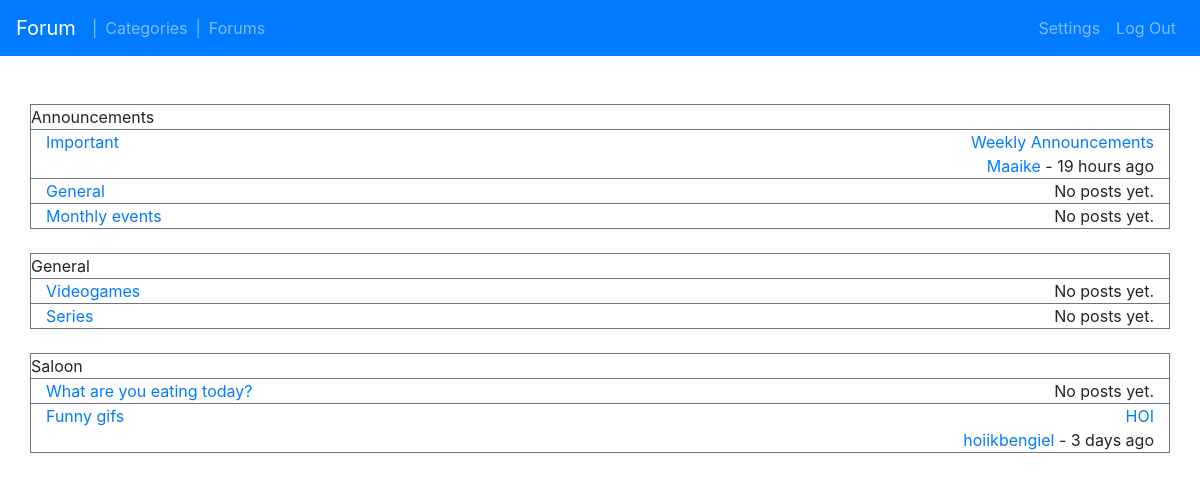
/ (signed in), run on the app's committed database.
### tables this page shows
CREATE TABLE `categories` (
  `id` int(11) NOT NULL,
  `name` varchar(64) NOT NULL,
  `priority` int(11) NOT NULL,
  `created_at` timestamp NOT NULL DEFAULT CURRENT_TIMESTAMP,
  `updated_at` timestamp NOT NULL DEFAULT CURRENT_TIMESTAMP ON UPDATE CURRENT_TIMESTAMP
);

CREATE TABLE `forums` (
  `id` int(11) NOT NULL,
  `name` varchar(64) NOT NULL,
  `category_id` int(11) NOT NULL,
  `is_subforum` tinyint(1) NOT NULL DEFAULT '0',
  `priority` int(11) NOT NULL DEFAULT '0',
  `created_at` timestamp NOT NULL DEFAULT CURRENT_TIMESTAMP,
  `updated_at` timestamp NOT NULL DEFAULT CURRENT_TIMESTAMP ON UPDATE CURRENT_TIMESTAMP
);

CREATE TABLE `topics` (
  `id` int(11) NOT NULL,
  `title` varchar(64) NOT NULL,
  `forum_id` int(11) NOT NULL,
  `user_id` int(11) NOT NULL,
  `pinned` tinyint(1) NOT NULL DEFAULT '0',
  `created_at` timestamp NOT NULL DEFAULT CURRENT_TIMESTAMP,
  `updated_at` timestamp NOT NULL DEFAULT CURRENT_TIMESTAMP ON UPDATE CURRENT_TIMESTAMP
);

CREATE TABLE `users` (
  `id` int(11) NOT NULL,
  `username` varchar(64) NOT NULL,
  `email` varchar(254) NOT NULL,
  `password` varchar(256) NOT NULL,
  `birth_date` date NOT NULL,
  `bio` varchar(500) NOT NULL,
  `is_admin` tinyint(1) NOT NULL DEFAULT '0',
  `is_active` tinyint(1) NOT NULL DEFAULT '0',
  `created_at` timestamp NOT NULL DEFAULT CURRENT_TIMESTAMP,
  `updated_at` timestamp NOT NULL DEFAULT CURRENT_TIMESTAMP ON UPDATE CURRENT_TIMESTAMP
);

CREATE TABLE `posts` (
  `id` int(11) NOT NULL,
  `body` varchar(512) NOT NULL,
  `user_id` int(11) NOT NULL,
  `topic_id` int(11) NOT NULL,
  `created_at` timestamp NOT NULL DEFAULT CURRENT_TIMESTAMP,
  `updated_at` timestamp NOT NULL DEFAULT CURRENT_TIMESTAMP ON UPDATE CURRENT_TIMESTAMP
);

### includes/DB.php (called while the page is built, shortened)
<?php
function query($pdo, $query, $params = array()) {
	$statement = $pdo->prepare($query);
	$statement->execute($params);
	$data = $statement->fetchAll();
	return $data;
}
?>

### includes/codes.php (the view, shortened to what this page needs)
<?php
function location($pdo) {
    $location = basename($_SERVER['PHP_SELF']);
    $currentFile = explode('.', $location)[0];
    switch($currentFile) {
        default:
            $currentFileCapitalised = ucfirst($currentFile);
            $objectNames = [$currentFileCapitalised];
            $urls = [$location];
            break;
    }
    $return = [$objectNames, $urls];
    return $return;
}
function navbar($pdo) {
    $location = location($pdo);
    $currentLocation = $location[0];
    echo '
    <nav class="navbar sticky-top navbar-expand-lg navbar-dark bg-primary">
        <a class="navbar-brand" href="/index.php">Forum</a>
        <button class="navbar-toggler" type="button" data-toggle="collapse" data-target="#navbarSupportedContent" aria-controls="navbarSupportedContent" aria-expanded="false" aria-label="Toggle navigation">
        <span class="navbar-toggler-icon"></span>
        </button>
        <div class="collapse navbar-collapse" id="navbarSupportedContent">
            <ul class="navbar-nav mr-auto">
            ';
    if(isLoggedIn(true)) {
    	echo '
    		<span class="navbar-text">|</span>
    		<li class="nav-item';
			if($currentLocation[0] == "Categories") {
				echo ' active';
			}
    		echo '" >
    			<a class="nav-link" href="/admin/categories.php">Categories</a>
			</li>
			<span class="navbar-text">|</span>
			<li class="nav-item';
			if($currentLocation[0] == "Forums") {
				echo ' active';
			}
			echo '" >
				<a class="nav-link" href="/admin/forums.php">Forums</a>
			</li>
		';
    }
    echo '</ul>';
    echo '<ul class="navbar-nav ml-auto">';
    if(isLoggedIn(true)) {
        echo '
            <li class="nav-item">
                <a class="nav-link" href="/settings.php">Settings</a>
            </li>
            <li class="nav-item">
                <a class="nav-link" href="/logout.php?url='.$_SERVER['REQUEST_URI'].'">Log Out</a>
            </li>
        ';
    } else if(isLoggedIn()) {
       	echo '
            <li class="nav-item">
                <a class="nav-link" href="/settings.php">Settings</a>
            </li>
            <li class="nav-item">
                <a class="nav-link" href="/logout.php?url='.$_SERVER['REQUEST_URI'].'">Log Out</a>
            </li>
        ';
    }
    echo '
            </ul>
        </div>
    </nav>
    ';
}
function portal($errors) {
	echo '
	<div id="errors">';
  	echo '
  	</div>
	<div id="portal" class="portal" style="display:none;">
		<a id="reset_password" href="reset_password.php">Reset password</a>
		<form action="index.php" method="POST">
			<div id="username" style="display:none">
				<h3>Username:</h3>
				<input id="usernameField" type="text" name="username" />
			</div>
			<h3>Email:</h3>
			<input type="email" name="email" required/>
			<br />
			<h3>Password:</h3>
			<input type="password" name="password" required/>
			<br />
			<br />
			<input id="submit" type="submit" name="login" value="Login" class="btn btn-primary" />
			<br />
		</form>
	</div>
	<br />
	';
}
function body($pdo) {
	$categories = query($pdo, "SELECT * FROM categories ORDER BY priority DESC");
	foreach($categories as $category) {
		echo "<div class='row border border-secondary'>";
			echo htmlspecialchars($category['name']);
			$forums = query($pdo, "SELECT * FROM forums WHERE category_id = :category_id", ['category_id' => $category['id']]);
			foreach($forums as $forum) {
				echo "
					<div class='col-md-12'>
						<div class='row border border-secondary border-left-0 border-right-0 border-bottom-0' >
							<div class='col-md-6'>
								<a href='forum.php?id=".$forum['id']."''>".htmlspecialchars($forum['name'])."</a>
							</div>
							<div class='col-md-6'>";
				$lastPost = lastPost($pdo, $forum['id']);
				echo "<span class='float-right'>";
				if(!empty($lastPost)) {
					$lastPostUser = query($pdo, "SELECT * FROM users WHERE id = :user_id", ['user_id' => $lastPost['user_id']])[0];
					$lastPostTopic = query($pdo, "SELECT * FROM topics WHERE id = :topic_id", ['topic_id' => $lastPost['topic_id']])[0];
					echo "
									<span class='float-right'>
										<a href='topic.php?id=".$lastPostTopic['id']."'>".htmlspecialchars($lastPostTopic['title'])."</a>
									</span>
									<br/>
									<span class='float-right'>
										<a href='user.php?id=".$lastPostUser['id']."'>".htmlspecialchars($lastPostUser['username'])."</a> - ".parseTimeSinceTimestamp($lastPost['created_at'])."
									</span>";
				} else {
					echo "
									No posts yet.
					";
				}
				echo "
								</span>
							</div>
						</div>
					</div>";
			}
		echo "
			</div>
			<br />";
	}
}
function parseTimeSinceTimestamp($timestamp) {
	$timePast = strtotime($timestamp);
	$date = new DateTime();
	$date->setTimestamp($timePast);
	$interval = $date->diff(new DateTime('now'));
	$years = $interval->format('%y');
	$months = $interval->format('%m');
	$days = $interval->format('%d');
	$hours = $interval->format('%h');
	$minutes = $interval->format('%i');
	if($years > 0) {
		if($years == 1) {
			return $years." year ago";
		} else {
			return $years." years ago";
		}
	} else if($months > 0) {
		if($months == 1) {
			return $months." month ago";
		} else {
			return $months." months ago";
		}
	} else if($days > 0) {
		if($days == 1) {
			return $days." day ago";
		} else {
			return $days." days ago";
		}
	} else if($hours > 0){
		if($hours == 1) {
			return $hours." hour ago";
		} else {
			return $hours." hours ago";
		}
	} else if($minutes >= 5) {
		return $minutes." minutes ago";
	} else {
		return "just now";
	}
}
function lastPost($pdo, $forumId) {
	$lastPostId = query($pdo, "SELECT MAX(id) FROM posts WHERE topic_id IN (SELECT id FROM topics WHERE forum_id = :forum_id)", ['forum_id' => $forumId])[0]['MAX(id)'];
	$lastPost = query($pdo, "SELECT * FROM posts WHERE id = :id", ['id' => $lastPostId]);
	if(!empty($lastPost) ) {
		return $lastPost[0];
	} else {
		return 0;
	}
}
function isLoggedIn($admin = false) {
	if(isset($_SESSION['loggedin']) && $_SESSION['loggedin'] == true && isset($_SESSION['id'])) {
		if($admin == true) {
			if(isset($_SESSION['is_admin']) && $_SESSION['is_admin'] == true) {
				return 1;
			} else {
				return 0;
			}
		} else {
			return 1;
		}
	} else {
		return 0;
	}
}

### data on the page
categories: name "Announcements"
forums: name "Important", topics.title "Weekly Announcements", users.username "Maaike", posts.created_at "19 hours ago"
forums: name "General", shows "No posts yet."
forums: name "Monthly events", shows "No posts yet."
categories: name "General"
forums: name "Videogames", shows "No posts yet."
forums: name "Series", shows "No posts yet."
categories: name "Saloon"
forums: name "What are you eating today?", shows "No posts yet."
forums: name "Funny gifs", topics.title "HOI", users.username "hoiikbengiel", posts.created_at "3 days ago"
